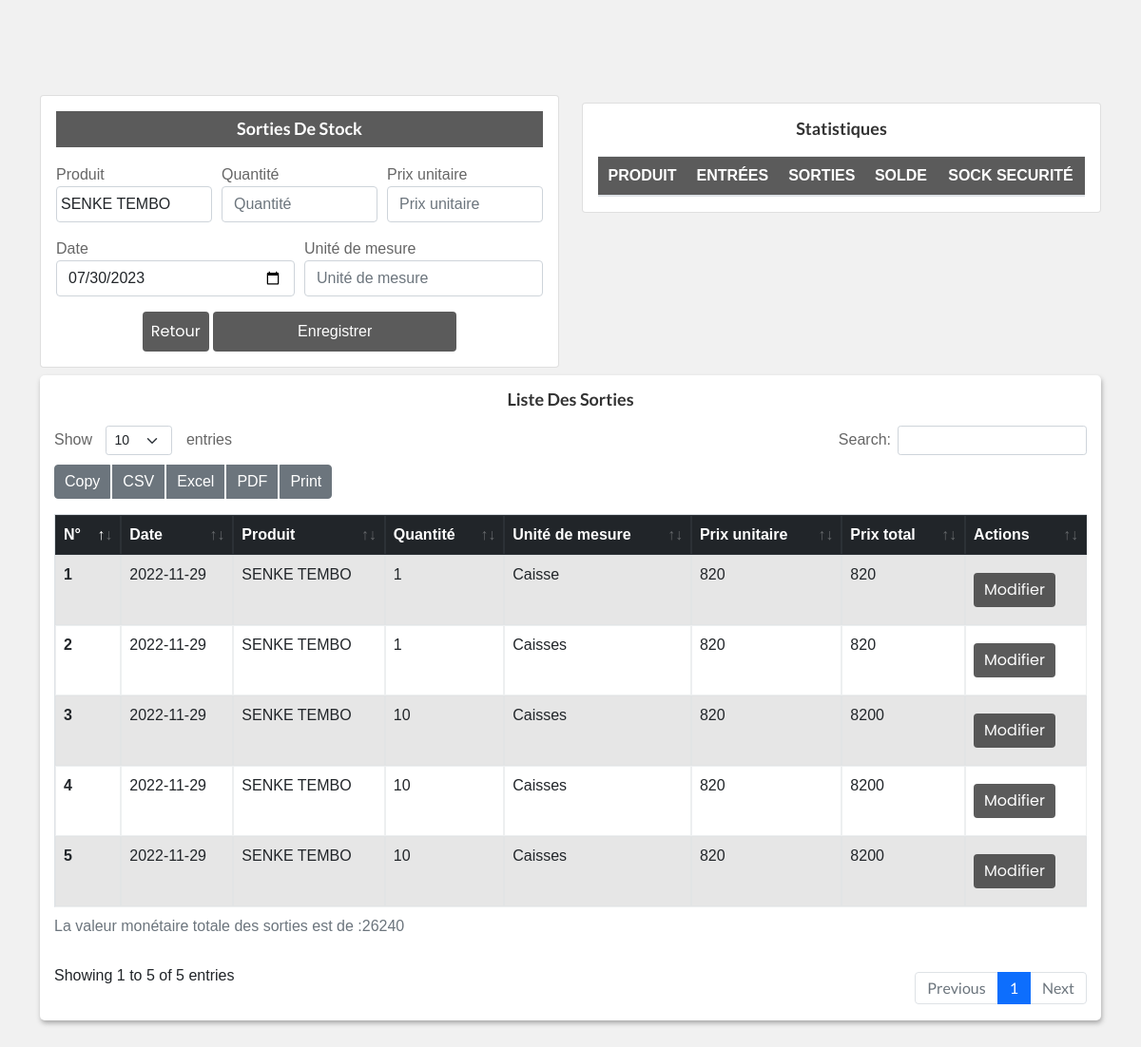
The app's page /sorties.php (signed in) with its own data.
### tables this page shows
CREATE TABLE IF NOT EXISTS `sorties` (
  `id` int(11) NOT NULL AUTO_INCREMENT,
  `dates` date NOT NULL,
  `idProduit` int(11) NOT NULL,
  `quantite` float NOT NULL,
  `prix` float NOT NULL,
  `description` text NOT NULL,
  PRIMARY KEY (`id`)
);

CREATE TABLE IF NOT EXISTS `produit` (
  `id` int(11) NOT NULL AUTO_INCREMENT,
  `designation` text NOT NULL,
  `stockSecurite` float NOT NULL,
  `image` text NOT NULL,
  `idcategorie` int(11) NOT NULL,
  PRIMARY KEY (`id`)
);

### sorties.php (the view, shortened to what this page needs)
<?php
 include 'connexion.php';
 ?>
<!doctype html>
<html class="no-js" lang="en">
<head>
   <?php
        include "lient.php";
      ?>
    <?php
    include 'style.php';
    ?>
</head>
<body style="background: #F1F1F1;">
<?php
include "navBar.php";
 ?>
   <div class="container">
<div class="row">
    <div class="col-lg-6">
        <div class="card ">
            <div class="card-body">
                <div class="text-center">
                    <h4 class="header-title text-white text-center bg-noir p-2">Sorties de stock</h4>
                </div>
                <form class="needs-validation " novalidate="" method="POST">
                    <div class="form-row">
                         <div class="col-md-4 mb-3">
                                <label for="validationCustom02">Produit</label>
                                <select class="form-control p-1"  required="" id="validationCustom02" name="produit">
                                  <?php
                                      $affichercat= $bdd->query("SELECT * FROM produit ");
                                      while($tab=$affichercat->fetch())
                                       {
                                           ?>
                                    <option value="<?=$tab[0];?>"><?=$tab[1];?></option>
                                            <?php
                                        }
                                    ?>
                                </select>
                            </div>
                            <div class="col-md-4 mb-3">
                                <label for="validationCustom01">Quantité</label>
                                <input type="text" class="form-control" id="validationCustom01" placeholder="Quantité" required="" autocomplete="off" name="quantite">
                            </div>
                            <div class="col-md-4 mb-3">
                                <label for="validationCustom02">Prix unitaire</label>
                                <input type="text" class="form-control" id="validationCustom02" placeholder="Prix unitaire" required="" autocomplete="off" name="prix">
                            </div>
                            <div class="col-md-6 mb-3">
                                <label for="validationCustom02">Date</label>
                                <input value="<?=date('Y-m-d'); ?>" type="date" class="form-control" id="validationCustom02" placeholder="Description " required="" autocomplete="off" name="date">
                            </div>
                             <div class="col-md-6 mb-3">
                                <label for="validationCustom02">Unité de mesure</label>
                                <input type="text" class="form-control" id="validationCustom02" placeholder="Unité de mesure" required="" autocomplete="off" name="description">
                            </div>
                        </div>
                        <div class="text-center">
                             <a class="btn bg-noir p-2 text-white " href="Admin.php">Retour</a>
                            <button class="btn bg-noir p-2 text-white w-50" type="submit" name="envoyer">Enregistrer</button>
                        </div>
                </form>
            </div>
         </div>
    </div>
    <div class="col-lg-6 mt-2 mb-5">
        <div class="card">
            <div class="card-body">
                <h4 class="header-title text-center">Statistiques</h4>
                <div class="single-table">
                    <div class="table-responsive">
                        <table class="table text-center">
                            <thead class="text-uppercase bg-noir">
                                <tr class="text-white">
                                    <th scope="col">Produit</th>
                                    <th scope="col">Entrées </th>
                                    <th scope="col">Sorties</th>
                                    <th scope="col">Solde</th>
                                    <th scope="col">Sock securité</th>
                                </tr>
                            </thead>
                        </table>
                    </div>
                </div>
            </div>
        </div>
    </div>
</div>
<div class="row">
  <div class="col-12 mt-2">
                <div class="data_table">
                <h4 class="header-title text-center">Liste des sorties</h4>
                <div class="table-responsive">
                    <table id="example" class="table table-striped table-bordered">
                    <caption>
                      </caption>
                        <thead class="table-dark">
                            <tr>
                            <th scope="col">N°</th>
                                    <th scope="col">Date</th>
                                    <th scope="col">Produit</th>
                                    <th scope="col">Quantité</th>
                                    <th scope="col">Unité de mesure</th>
                                    <th scope="col">Prix unitaire</th>
                                    <th scope="col">Prix total</th>
                                    <th scope="col">Actions</th>
                            </tr>
                        </thead>
                        <tbody>
                        <?php
                               $affichercat5= $bdd->query("SELECT sorties.id, sorties.dates, produit.designation, sorties.quantite, sorties.prix, (sorties.quantite*sorties.prix) as total, sorties.description FROM sorties, produit WHERE sorties.idProduit=produit.id order by sorties.id desc ");
                                $num=0;
                                while($tab=$affichercat5->fetch())
                                {
                                    $num+=1;
                                    ?>
                                        <tr>
                                            <th scope="row"><?=$num;?></th>
                                             <td><?=$tab[1];?></td>
                                            <td><?=$tab[2];?></td>
                                             <td><?=$tab[3];?></td>
                                            <td><?=$tab[6];?></td>
                                            <td><?=$tab[4];?></td>
                                            <td><?=$tab[5];?></td>
                                            <td>
                                                <a class="btn bg-noir text-white" href="modifsortiet.php?id=<?=$tab[0]; ?>">Modifier</a>
                                            </td>
                                        </tr>
                                         <?php
                                }
                         ?>
                        </tbody>
                    </table>
                </div>
                </div>
            </div>
</div>
</div>
</body>
</html>

### assets/css/typography.css (style rules this page uses)
body { font-size: 14px; font-family: 'Lato', sans-serif; }
h1, h2, h3, h4, h5, h6 { margin: 0; font-family: 'Poppins', sans-serif; }
a, a:visited { text-decoration: none; transition: all 0.3s ease-in-out; -webkit-transition: all 0.3s ease-in-out; -moz-transition: all 0.3s ease-in-out; -o-transition: all 0.3s ease-in-out; outline: 0; font-family: 'Poppins', sans-serif; }
button { cursor: pointer; outline: none!important; letter-spacing: 0; }

### assets/css/default-css.css (style rules this page uses)
* { margin: 0; padding: 0; box-sizing: border-box; }
*, *:before, *:after { -moz-box-sizing: border-box; -webkit-box-sizing: border-box; box-sizing: border-box; }
html { -webkit-font-smoothing: antialiased; }
body { background: #fff; font-weight: normal; -webkit-font-smoothing: antialiased; -webkit-text-size-adjust: 100%; }
:root { --primary-color: #4336FB; }

### assets/css/styles.css (style rules this page uses)
.card { border: none; border-radius: 4px; background-color: #fff; -webkit-transition: all 0.3s ease 0s; transition: all 0.3s ease 0s; }
.card-body { padding: 25.6px; padding: 1.6rem; }
.header-title { font-family: 'Lato', sans-serif; font-size: 18px; font-weight: 600; letter-spacing: 0; color: #333; text-transform: capitalize; margin-bottom: 17px; }
.btn { padding: 11px 17px; font-size: 13px; letter-spacing: 0; }
.form-control, .form-control:focus { outline: none; box-shadow: none; }
.form-control { font-size: 14px; border: 1px solid rgba(170, 170, 170, .3); padding: 10.72px 12.8px; padding: .67rem .8rem; }
label { font-weight: 500; color: #666; display: inline-block; margin-bottom: 8px; margin-bottom: .5rem; }
.single-table .table { margin-bottom: 0; }
table tr th { border-bottom: none; }
table tr th, table tr td { border-top: 1px solid rgba(120, 130, 140, 0.13) !important; }
.table-bordered td, .table-bordered th { border: 1px solid rgba(120, 130, 140, 0.13) !important; }
table.dataTable.no-footer { border-bottom: 1px solid rgba(120, 130, 140, 0.13) !important; }
table.dataTable thead th, table.dataTable thead td { border-bottom-color: transparent; }

### style.css (style rules this page uses)
.bg-noir { background-color: #333; opacity: 0.8; }

### assetsb/css/style.css (style rules this page uses)
* { margin: 0; padding: 0; outline: 0; }
html { scroll-behavior: smooth; }
body { background: #eee; font-family: 'Raleway', sans-serif; font-family: 'Roboto', sans-serif; font-family: 'Poppins', sans-serif; font-family: 'Rubik', sans-serif; padding: 100px 0; }
h1, h2, h3, h4, h5, h6, p, a, ol, ul, li, img, span, input, form, label, .btn, .navbar, .navbar-brand { margin: 0; padding: 0; }
a, a:hover { text-decoration: none; color: #333; -webkit-transition: 0.2s; transition: 0.2s; }
h4 { font-size: 30px; color: #111; font-weight: 600; }
.data_table { background: #fff; padding: 15px; box-shadow: 1px 3px 5px #aaa; border-radius: 5px; }
.data_table .btn { padding: 5px 10px; margin: 10px 3px 10px 0; }

### sorties.php (style rules this page uses)
.bg-noir { background-color: #333; }

### records on screen
sorties: dates "2022-11-29", idProduit.designation "SENKE TEMBO", quantite "1", description "Caisse", prix "820", tab "820"
sorties: dates "2022-11-29", idProduit.designation "SENKE TEMBO", quantite "1", description "Caisses", prix "820", tab "820"
sorties: dates "2022-11-29", idProduit.designation "SENKE TEMBO", quantite "10", description "Caisses", prix "820", tab "8200"
sorties: dates "2022-11-29", idProduit.designation "SENKE TEMBO", quantite "10", description "Caisses", prix "820", tab "8200"
sorties: dates "2022-11-29", idProduit.designation "SENKE TEMBO", quantite "10", description "Caisses", prix "820", tab "8200"

### other values on screen
form field produit "SENKE TEMBO"
